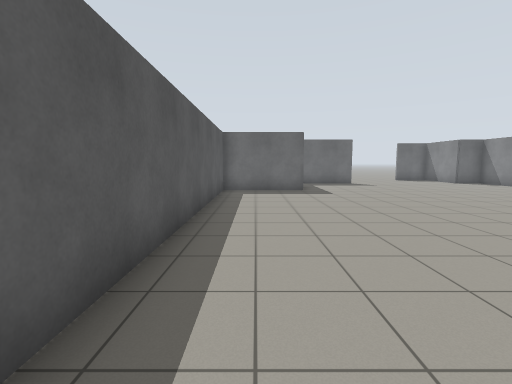
view 1 (above)

16 first-person views from a walk through a Gazebo world. The camera is 1.2 m above the floor, tilts 6° down and sees 85° across. The lines on the ground mark 1 m squares. The floor is counted in squares, 1 m on a side. Each view is taken from the middle of a square. On the plan, view 1 faces up. The plan holds only what a view shows up to about 12 squares ahead; the rest is blank. The place goes on beyond the plan.

view 2
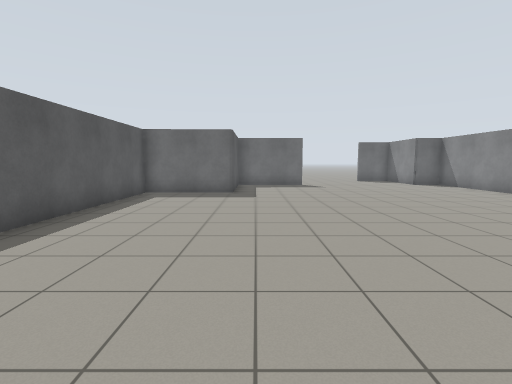

view 3
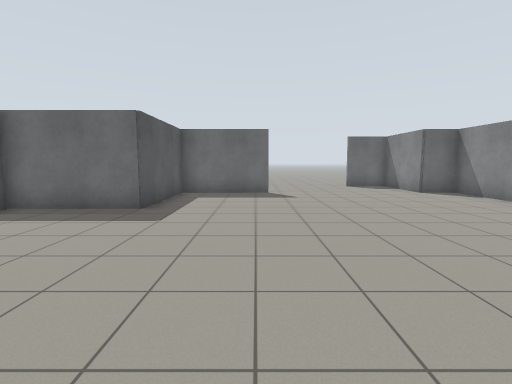

view 4
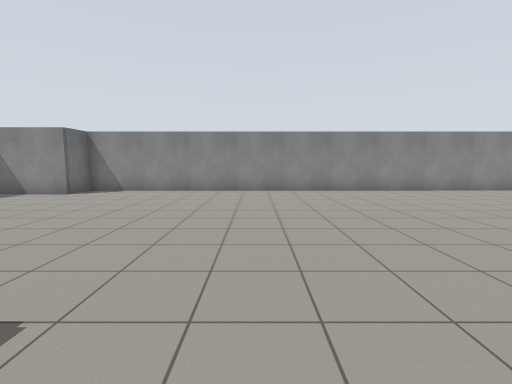

view 5
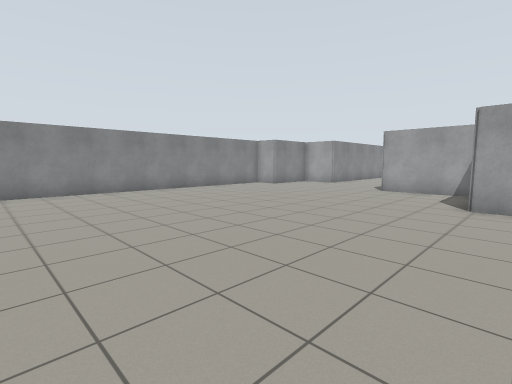

view 6
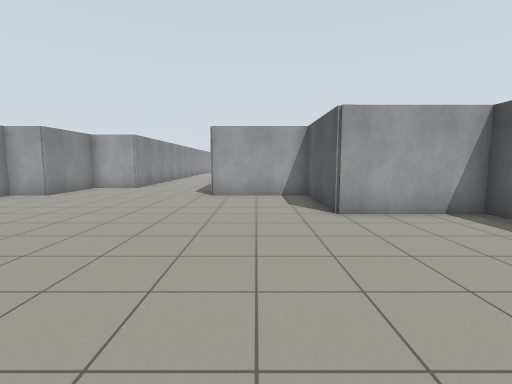

view 7
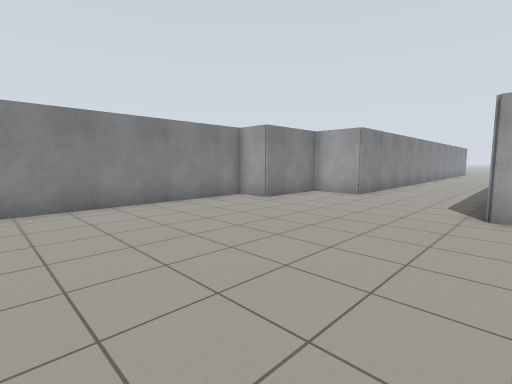

view 8
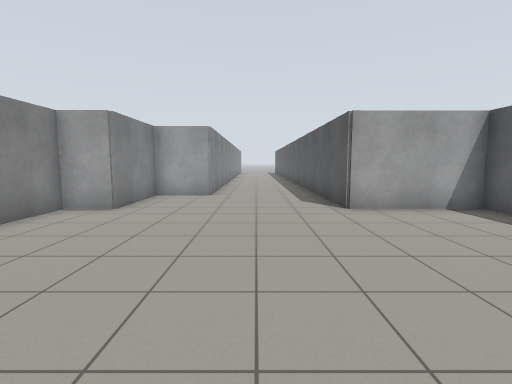

view 9
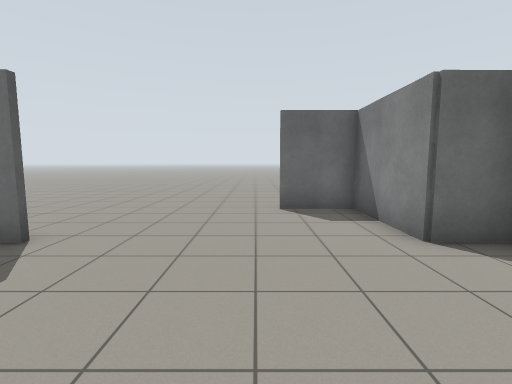

view 10
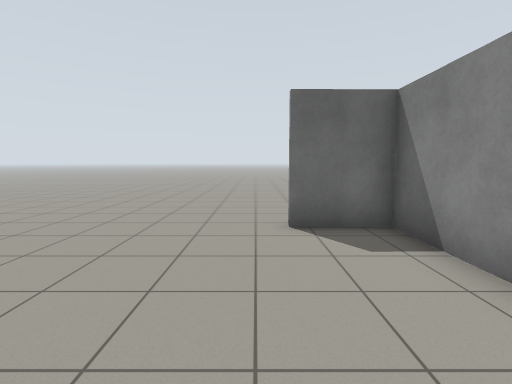

view 11
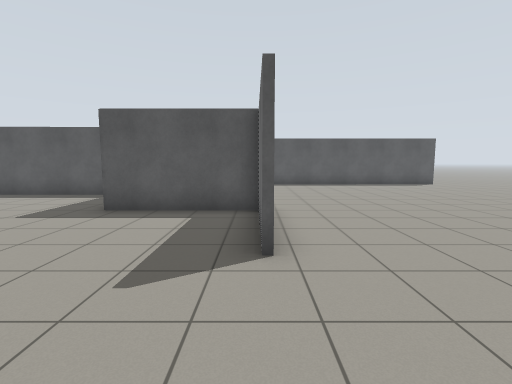

view 12
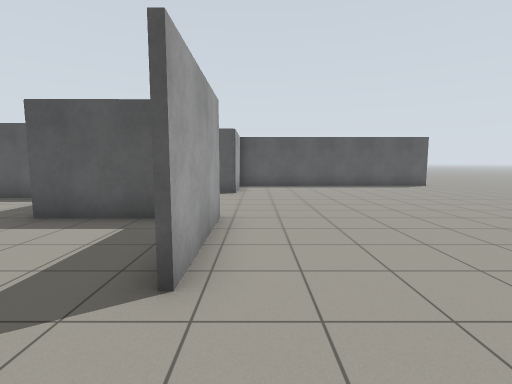

view 13
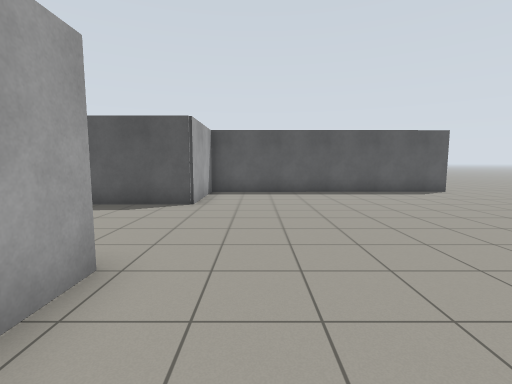

view 14
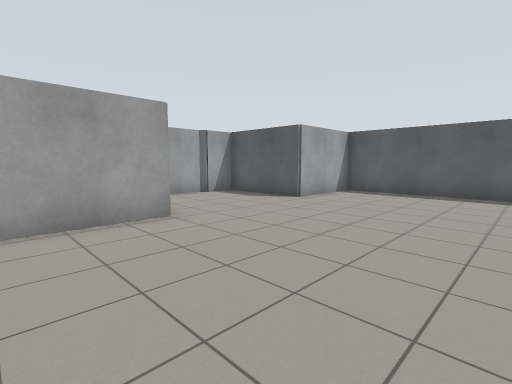

view 15
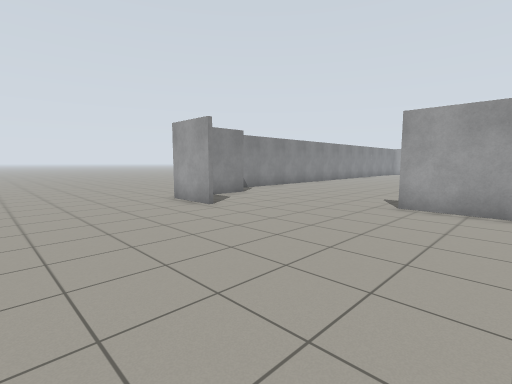

view 16
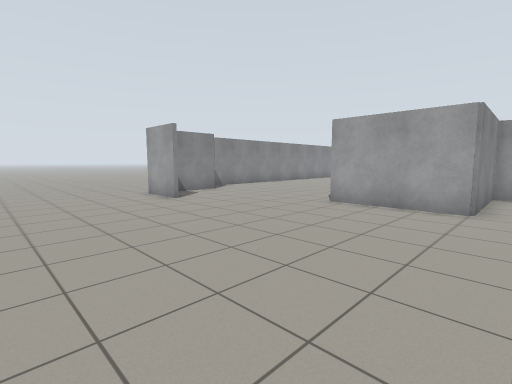

### Floor plan
Points are (right, up) in squares from view 1. A wall is a line through its corners. A room is listed if a view was taken in it or the views show most of it. See-through windows are left out.
Room 1 (views 1, 2, 3, 4, 5, 6, 7, 8, 9, 10, 11, 12, 13, 14, 15, 16)
walls: (1.9, 12.3) (1.9, 16.2) (5.5, 16.2); (5.5, 16.1) (2.1, 16.1) (2.1, 12.1) (-1.4, 12.1) (-1.4, 1.3); (-1.6, 12.3) (-0.1, 12.3); (-2.7, 12.5) (-1.7, 12.5); (9.5, 19.3) (11.6, 19.3); (-1.4, -0.8) (-1.4, -1.5) (2.1, -1.5) (2.1, -5.2) (5.6, -5.2) (5.6, -10); (-6.5, 24.5) (-6.4, 16.2) (-2.9, 16.2) (-2.9, 12.8); (9.6, -10.5) (9.6, -8.2) (11.7, -8.2) (11.6, -5.2) (13, -5.1) (12.9, 16.1) (11.6, 16.1) (11.5, 19.2) (9.5, 19.1)

Positions as (right, up) in squares from view 1, and headings:
1: (0, 0), facing up
2: (3, 1), facing up
3: (5, 5), facing up
4: (1, 9), facing right
5: (1, 7), facing down-right
6: (4, 5), facing down
7: (5, 2), facing down-right
8: (8, 2), facing down
9: (9, 12), facing up
10: (9, 14), facing up
11: (9, 16), facing left
12: (8, 17), facing left
13: (5, 18), facing left
14: (5, 22), facing down-left
15: (3, 24), facing down-right
16: (1, 24), facing down-right
